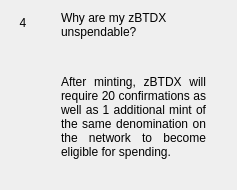
                  <widget class="QWidget" name="widgetFaq4" native="true">
                   <layout class="QHBoxLayout" name="horizontalPage_4" stretch="0,1">
                    <item alignment="Qt::AlignTop">
                     <widget class="QLabel" name="labelNumber4">
                      <property name="minimumSize">
                       <size>
                        <width>24</width>
                        <height>24</height>
                       </size>
                      </property>
                      <property name="maximumSize">
                       <size>
                        <width>16777215</width>
                        <height>24</height>
                       </size>
                      </property>
                      <property name="text">
                       <string>4</string>
                      </property>
                      <property name="alignment">
                       <set>Qt::AlignCenter</set>
                      </property>
                     </widget>
                    </item>
                    <item>
                     <layout class="QVBoxLayout" name="verticalLayoutPage_4">
                      <property name="leftMargin">
                       <number>20</number>
                      </property>
                      <property name="rightMargin">
                       <number>20</number>
                      </property>
                      <item>
                       <widget class="QLabel" name="labelSubtitle4">
                        <property name="text">
                         <string>Why are my zBTDX unspendable?</string>
                        </property>
                        <property name="wordWrap">
                         <bool>true</bool>
                        </property>
                       </widget>
                      </item>
                      <item>
                       <spacer name="verticalSpacer_40">
                        <property name="orientation">
                         <enum>Qt::Vertical</enum>
                        </property>
                        <property name="sizeType">
                         <enum>QSizePolicy::Fixed</enum>
                        </property>
                        <property name="sizeHint" stdset="0">
                         <size>
                          <width>20</width>
                          <height>30</height>
                         </size>
                        </property>
                       </spacer>
                      </item>
                      <item>
                       <widget class="QLabel" name="labelContent4">
                        <property name="text">
                         <string>
                           &lt;html&gt;&lt;head/&gt;&lt;body&gt;&lt;p align=&quot;justify&quot;&gt;
                           After minting, zBTDX will require 20 confirmations as well as 1
                           additional mint of the same denomination on the network to
                           become eligible for spending.
                           &lt;/p&gt;&lt;/body&gt;&lt;/html&gt;
                         </string>
                        </property>
                        <property name="alignment">
                         <set>Qt::AlignLeading|Qt::AlignLeft|Qt::AlignTop</set>
                        </property>
                        <property name="wordWrap">
                         <bool>true</bool>
                        </property>
                       </widget>
                      </item>
                      <item>
                       <spacer name="verticalSpacer_41">
                        <property name="orientation">
                         <enum>Qt::Vertical</enum>
                        </property>
                        <property name="sizeHint" stdset="0">
                         <size>
                          <width>20</width>
                          <height>20</height>
                         </size>
                        </property>
                       </spacer>
                      </item>
                     </layout>
                    </item>
                   </layout>
                  </widget>
